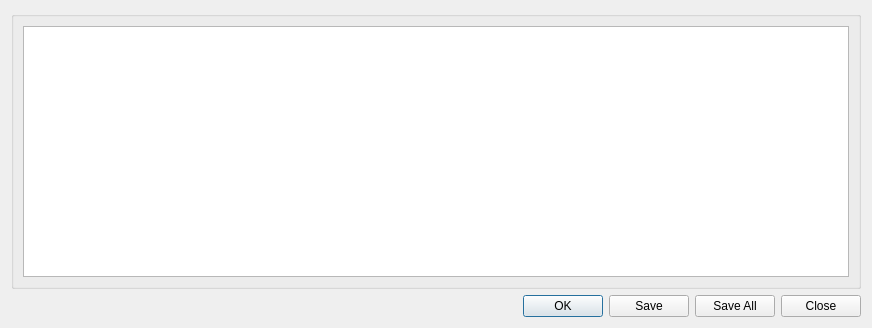
<?xml version="1.0" encoding="UTF-8"?>
<ui version="4.0">
 <class>Dialog</class>
 <widget class="QDialog" name="Dialog">
  <property name="geometry">
   <rect>
    <x>0</x>
    <y>0</y>
    <width>872</width>
    <height>328</height>
   </rect>
  </property>
  <property name="windowTitle">
   <string>Riepilogo Schede</string>
  </property>
  <property name="modal">
   <bool>true</bool>
  </property>
  <layout class="QGridLayout" name="gridLayout_3">
   <item row="0" column="0">
    <widget class="QGroupBox" name="groupBox">
     <property name="sizePolicy">
      <sizepolicy hsizetype="Expanding" vsizetype="Expanding">
       <horstretch>0</horstretch>
       <verstretch>0</verstretch>
      </sizepolicy>
     </property>
     <property name="alignment">
      <set>Qt::AlignCenter</set>
     </property>
     <layout class="QGridLayout" name="gridLayout">
      <item row="0" column="0">
       <widget class="QTableWidget" name="safetyTableWidget">
        <property name="editTriggers">
         <set>QAbstractItemView::NoEditTriggers</set>
        </property>
        <property name="selectionMode">
         <enum>QAbstractItemView::SingleSelection</enum>
        </property>
        <property name="selectionBehavior">
         <enum>QAbstractItemView::SelectRows</enum>
        </property>
        <property name="sortingEnabled">
         <bool>true</bool>
        </property>
        <attribute name="verticalHeaderVisible">
         <bool>false</bool>
        </attribute>
       </widget>
      </item>
     </layout>
    </widget>
   </item>
   <item row="2" column="0">
    <widget class="QDialogButtonBox" name="buttonBox">
     <property name="sizePolicy">
      <sizepolicy hsizetype="Expanding" vsizetype="Fixed">
       <horstretch>0</horstretch>
       <verstretch>0</verstretch>
      </sizepolicy>
     </property>
     <property name="orientation">
      <enum>Qt::Horizontal</enum>
     </property>
     <property name="standardButtons">
      <set>QDialogButtonBox::Close|QDialogButtonBox::Ok|QDialogButtonBox::Save|QDialogButtonBox::SaveAll</set>
     </property>
    </widget>
   </item>
  </layout>
 </widget>
 <resources/>
 <connections>
  <connection>
   <sender>buttonBox</sender>
   <signal>accepted()</signal>
   <receiver>Dialog</receiver>
   <slot>accept()</slot>
   <hints>
    <hint type="sourcelabel">
     <x>248</x>
     <y>254</y>
    </hint>
    <hint type="destinationlabel">
     <x>157</x>
     <y>274</y>
    </hint>
   </hints>
  </connection>
  <connection>
   <sender>buttonBox</sender>
   <signal>rejected()</signal>
   <receiver>Dialog</receiver>
   <slot>reject()</slot>
   <hints>
    <hint type="sourcelabel">
     <x>316</x>
     <y>260</y>
    </hint>
    <hint type="destinationlabel">
     <x>286</x>
     <y>274</y>
    </hint>
   </hints>
  </connection>
 </connections>
</ui>
